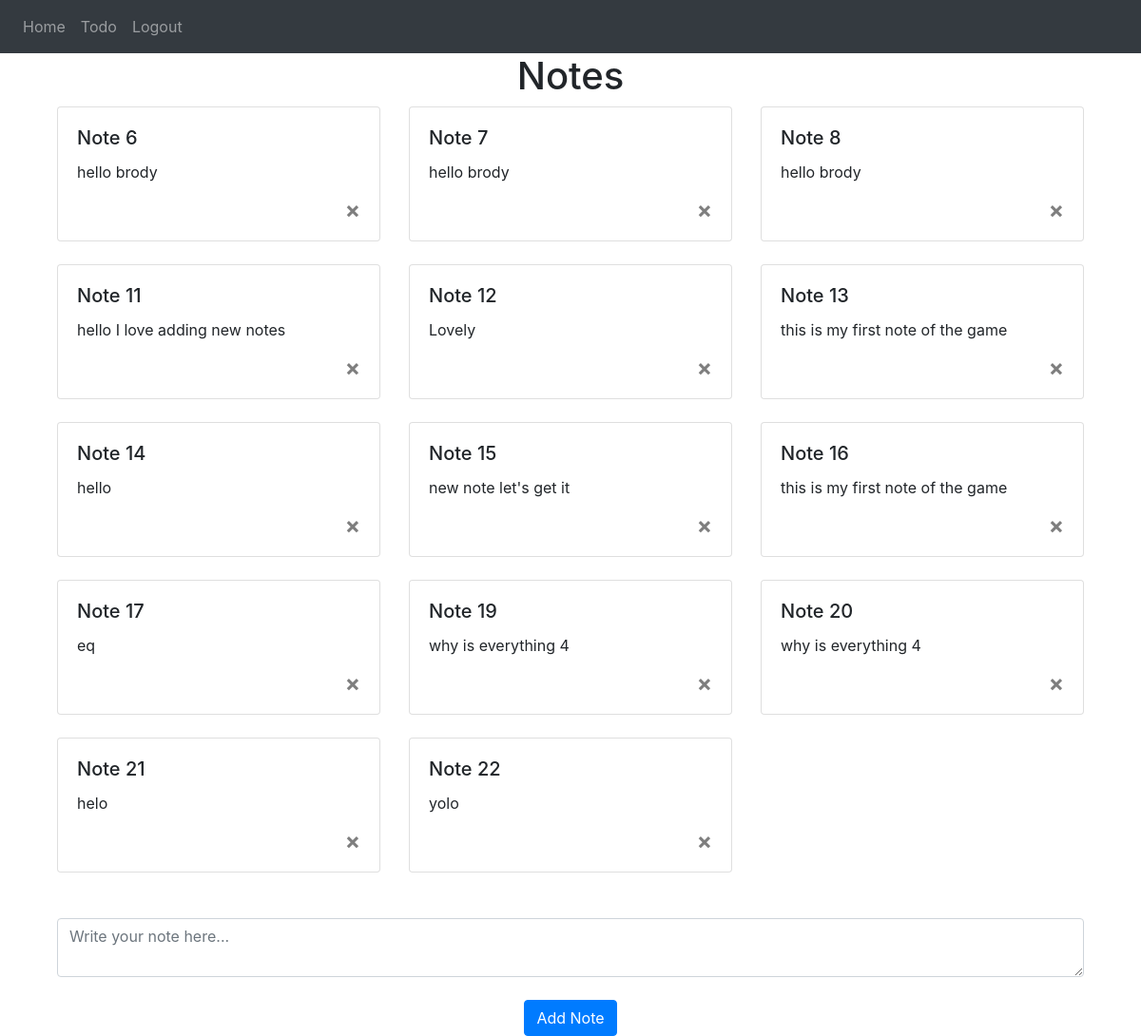
Page / (signed in) on the committed database.
### website/models.py (models this page shows)
class Note(db.Model):
    id = db.Column(db.Integer, primary_key=True)
    data = db.Column(db.String(10000))
    date = db.Column(db.DateTime(timezone=True), default=func.now())
    user_id = db.Column(db.Integer, db.ForeignKey('user.id'))   # we are referencing the user class but in sql its all lowercase

### website/views.py (the view, shortened to what this page needs)
@views.route('/', methods=['GET', 'POST'])
@login_required
def home():
    return render_template("home.html", user=current_user)

### website/__init__.py (called while the page is built)
def create_app():
    app = Flask(__name__)
    app.config['SECRET_KEY'] = 'letsss gooo suiii'
    app.config['SQLALCHEMY_DATABASE_URI'] = f'sqlite:///{DB_NAME}'
    db.init_app(app)
    from .views import views
    from .auth import auth
    app.register_blueprint(views, url_prefix='/')
    app.register_blueprint(auth, url_prefix='/')
    from .models import User, Note, Todo
    create_database(app)
    login_manager = LoginManager()
    login_manager.login_view = 'auth.login'
    login_manager.init_app(app)
    @login_manager.user_loader
    def load_user(id):
        return User.query.get(int(id))
    return app

### website/templates/home.html (shortened to what this page needs)
{% extends "base.html" %}
{% block content %}
<h1 class="text-center">Notes</h1>
<div class="container">
    <div class="row">
        {% for note in user.notes %}
        <div class="col-md-4 mb-4">
            <div class="card">
                <div class="card-body">
                    <h5 class="card-title">
                        Note {{ note.id }}
                    </h5>
                    <p class="card-text">{{ note.data[:100] }}{% if note.data|length > 100 %}...{% endif %}</p>
                    <button type="button" class="close" onclick="deleteNote({{ note.id }})">
                        <span aria-hidden="true">&times;</span>
                    </button>
                </div>
            </div>
        </div>
        {% endfor %}
    </div>
</div>
<div class="container mt-4">
    <form method="POST">
        <div class="form-group">
            <textarea name="note" id="note" class="form-control" placeholder="Write your note here..."></textarea>
        </div>
        <div class="text-center">
            <button type="submit" class="btn btn-primary mt-2">Add Note</button>
        </div>
    </form>
</div>
{% endblock %}

### website/templates/base.html (shortened to what this page needs)
<!DOCTYPE html>
<html>
  <head>
    <link
      rel="stylesheet"
      href="https://stackpath.bootstrapcdn.com/bootstrap/4.4.1/css/bootstrap.min.css"
    />
    <link
      rel="stylesheet"
      href="https://stackpath.bootstrapcdn.com/font-awesome/4.7.0/css/font-awesome.min.css"
    />
</head>
<body>
    <nav class="navbar navbar-expand-lg navbar-dark bg-dark">
      <div class="collapse navbar-collapse" id="navbar">
        <div class="navbar-nav">
            {% if user.is_authenticated %}
          <a class="nav-item nav-link" id="home" href="/">Home</a>
          <a class="nav-item nav-link" id="todo" href="/todo">Todo</a>
          <a class="nav-item nav-link" id="logout" href="/logout">Logout</a>
            {% else %}
          <a class="nav-item nav-link" id="login" href="/login">Login</a>
          <a class="nav-item nav-link" id="signUp" href="/sign-up">Sign Up</a>
            {% endif%}
        </div>
      </div>
    </nav>
    <div class="container">
        {% block content%}
        {% endblock %}
    </div>
</html>

### rows in the picture
Note: id "6", data "hello brody"
Note: id "7", data "hello brody"
Note: id "8", data "hello brody"
Note: id "11", data "hello I love adding new notes"
Note: id "12", data "Lovely"
Note: id "13", data "this is my first note of the game"
Note: id "14", data "hello"
Note: id "15", data "new note let's get it"
Note: id "16", data "this is my first note of the game"
Note: id "17", data "eq"
Note: id "19", data "why is everything 4"
Note: id "20", data "why is everything 4"
Note: id "21", data "helo"
Note: id "22", data "yolo"
